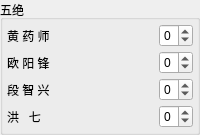
                       <widget class="QGroupBox" name="groupBox_19">
                        <property name="title">
                         <string>五绝</string>
                        </property>
                        <layout class="QGridLayout" name="gridLayout_15">
                         <property name="leftMargin">
                          <number>4</number>
                         </property>
                         <property name="topMargin">
                          <number>4</number>
                         </property>
                         <property name="rightMargin">
                          <number>4</number>
                         </property>
                         <property name="bottomMargin">
                          <number>4</number>
                         </property>
                         <property name="spacing">
                          <number>4</number>
                         </property>
                         <item row="0" column="0">
                          <widget class="QLabel" name="label_38">
                           <property name="minimumSize">
                            <size>
                             <width>48</width>
                             <height>0</height>
                            </size>
                           </property>
                           <property name="text">
                            <string>黄 药 师</string>
                           </property>
                          </widget>
                         </item>
                         <item row="0" column="1">
                          <widget class="QSpinBox" name="spin_count_wujue_huangyaoshi">
                           <property name="minimumSize">
                            <size>
                             <width>0</width>
                             <height>22</height>
                            </size>
                           </property>
                           <property name="maximumSize">
                            <size>
                             <width>34</width>
                             <height>16777215</height>
                            </size>
                           </property>
                           <property name="minimum">
                            <number>-1</number>
                           </property>
                           <property name="maximum">
                            <number>4</number>
                           </property>
                          </widget>
                         </item>
                         <item row="1" column="0">
                          <widget class="QLabel" name="label_39">
                           <property name="minimumSize">
                            <size>
                             <width>48</width>
                             <height>0</height>
                            </size>
                           </property>
                           <property name="text">
                            <string>欧 阳 锋</string>
                           </property>
                          </widget>
                         </item>
                         <item row="1" column="1">
                          <widget class="QSpinBox" name="spin_count_wujue_ouyangfeng">
                           <property name="minimumSize">
                            <size>
                             <width>0</width>
                             <height>22</height>
                            </size>
                           </property>
                           <property name="maximumSize">
                            <size>
                             <width>34</width>
                             <height>16777215</height>
                            </size>
                           </property>
                           <property name="minimum">
                            <number>-1</number>
                           </property>
                           <property name="maximum">
                            <number>4</number>
                           </property>
                          </widget>
                         </item>
                         <item row="2" column="0">
                          <widget class="QLabel" name="label_40">
                           <property name="minimumSize">
                            <size>
                             <width>48</width>
                             <height>0</height>
                            </size>
                           </property>
                           <property name="text">
                            <string>段 智 兴</string>
                           </property>
                          </widget>
                         </item>
                         <item row="2" column="1">
                          <widget class="QSpinBox" name="spin_count_wujue_duanzhixing">
                           <property name="minimumSize">
                            <size>
                             <width>0</width>
                             <height>22</height>
                            </size>
                           </property>
                           <property name="maximumSize">
                            <size>
                             <width>34</width>
                             <height>16777215</height>
                            </size>
                           </property>
                           <property name="minimum">
                            <number>-1</number>
                           </property>
                           <property name="maximum">
                            <number>4</number>
                           </property>
                          </widget>
                         </item>
                         <item row="3" column="0">
                          <widget class="QLabel" name="label_41">
                           <property name="minimumSize">
                            <size>
                             <width>48</width>
                             <height>0</height>
                            </size>
                           </property>
                           <property name="text">
                            <string>洪   七</string>
                           </property>
                          </widget>
                         </item>
                         <item row="3" column="1">
                          <widget class="QSpinBox" name="spin_count_wujue_hongqi">
                           <property name="minimumSize">
                            <size>
                             <width>0</width>
                             <height>22</height>
                            </size>
                           </property>
                           <property name="maximumSize">
                            <size>
                             <width>34</width>
                             <height>16777215</height>
                            </size>
                           </property>
                           <property name="minimum">
                            <number>-1</number>
                           </property>
                           <property name="maximum">
                            <number>4</number>
                           </property>
                          </widget>
                         </item>
                        </layout>
                       </widget>
